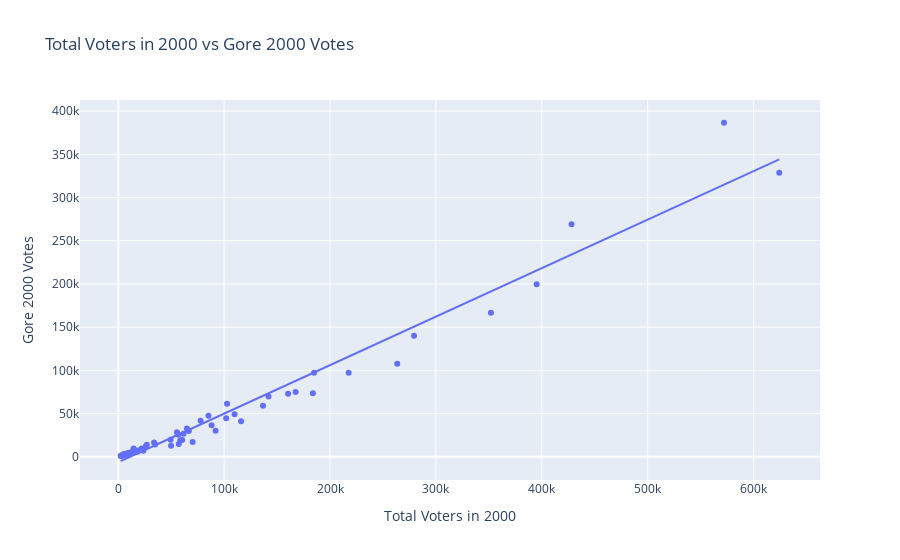

The notebook cell saved with this chart:
### Markdown cell above
**This graph/visualization shows a similar story as the previous graph, however, this graph compares the votes for Buchanan against the total votes in the 2000 election. Looking at this graph, we can see that Palm Beach is an outlier again. The number of people who voted for Buchanan is well above the general trendline for how many votes Buchanan should be getting compared to the total 2000 election votes.**

### Code cell
fig3 = px.scatter(df_2000,
                  x="total2000",
                  y="gore2000",
                  hover_name="county",
                  labels={
                      "total2000": "Total Voters in 2000",
                      "gore2000": "Gore 2000 Votes"
                  },
                  title="Total Voters in 2000 vs Gore 2000 Votes",
                  trendline="ols")

fig3.show()

### Figure 1 — Plotly figure (JSON) as saved in the notebook; plotly's stock layout.template omitted (floating-point values rounded to 4 significant figures)
{"data": [{"hovertemplate": "<b>%{hovertext}</b><br><br>Total Voters in 2000=%{x}<br>Gore 2000 Votes=%{y}<extra></extra>", "hovertext": ["ALACHUA", "BAKER", "BAY", "BRADFORD", "BREVARD", "BROWARD", "CALHOUN", "CHARLOTTE", "CITRUS", "CLAY", "COLLIER", "COLUMBIA", "DADE", "DE SOTO", "DIXIE", "DUVAL", "ESCAMBIA", "FLAGLER", "FRANKLIN", "GADSDEN", "GILCHRIST", "GLADES", "GULF", "HAMILTON", "HARDEE", "HENDRY", "HERNANDO", "HIGHLANDS", "HILLSBOROUGH", "HOLMES", "INDIAN RIVER", "JACKSON", "JEFFERSON", "LAFAYETTE", "LAKE", "LEE", "LEON", "LEVY", "LIBERTY", "MADISON", "MANATEE", "MARION", "MARTIN", "MONROE", "NASSAU", "OKALOOSA", "OKEECHOBEE", "ORANGE", "OSCEOLA", "PALM BEACH", "PASCO", "PINELLAS", "POLK", "PUTNAM", "ST. JOHNS", "ST. LUCIE", "SANTA ROSA", "SARASOTA", "SEMINOLE", "SUMTER", "SUWANNEE", "TAYLOR", "UNION", "VOLUSIA", "WAKULLA", "WALTON", "WASHINGTON"], "legendgroup": "", "marker": {"color": "#636efa", "symbol": "circle"}, "mode": "markers", "name": "", "orientation": "v", "showlegend": false, "type": "scatter", "x": [85235, 8072, 58486, 8597, 217616, 572108, 5077, 66648, 56817, 57141, 91916, 18396, 624272, 7758, 4630, 263468, 116013, 26994, 4592, 14478, 5359, 3328, 6042, 3921, 6197, 8096, 64907, 34808, 352000, 7248, 49469, 16184, 5609, 2489, 88180, 183826, 102740, 12639, 2358, 6121, 109849, 101954, 61663, 33794, 23674, 70264, 9798, 279364, 55434, 428098, 141935, 395180, 167503, 26023, 60403, 77797, 49897, 160451, 136672, 22120, 12333, 6761, 3767, 184924, 8525, 18146, 7904], "xaxis": "x", "y": [47300, 2392, 18850, 3072, 97318, 386518, 2155, 29641, 25501, 14630, 29905, 7047, 328702, 3322, 1825, 107680, 40958, 13891, 2042, 9565, 1910, 1420, 2389, 1718, 2341, 3239, 32644, 14152, 166581, 2154, 19769, 6868, 3038, 788, 36555, 73560, 61425, 5403, 1011, 3011, 49169, 44648, 26619, 16483, 6952, 16924, 4588, 140115, 28177, 268945, 69550, 199660, 74977, 12091, 19482, 41559, 12795, 72854, 58888, 9634, 4084, 2647, 1399, 97063, 3835, 5637, 2796], "yaxis": "y"}, {"hovertemplate": "<b>OLS trendline</b><br>gore2000 = 0.561287 * total2000 + -6287.15<br>R<sup>2</sup>=0.966713<br><br>Total Voters in 2000=%{x}<br>Gore 2000 Votes=%{y} <b>(trend)</b><extra></extra>", "legendgroup": "", "marker": {"color": "#636efa", "symbol": "circle"}, "mode": "lines", "name": "", "showlegend": false, "type": "scatter", "x": [2358, 2489, 3328, 3767, 3921, 4592, 4630, 5077, 5359, 5609, 6042, 6121, 6197, 6761, 7248, 7758, 7904, 8072, 8096, 8525, 8597, 9798, 12333, 12639, 14478, 16184, 18146, 18396, 22120, 23674, 26023, 26994, 33794, 34808, 49469, 49897, 55434, 56817, 57141, 58486, 60403, 61663, 64907, 66648, 70264, 77797, 85235, 88180, 91916, 101954, 102740, 109849, 116013, 136672, 141935, 160451, 167503, 183826, 184924, 217616, 263468, 279364, 352000, 395180, 428098, 572108, 624272], "xaxis": "x", "y": [-4964.0, -4890.0, -4419.0, -4173.0, -4086.0, -3710.0, -3688.0, -3438.0, -3279.0, -3139.0, -2896.0, -2852.0, -2809.0, -2492.0, -2219.0, -1933.0, -1851.0, -1756.0, -1743.0, -1502.0, -1462.0, -787.7, 635.2, 806.9, 1839.0, 2797.0, 3898.0, 4038.0, 6129.0, 7001.0, 8319.0, 8864.0, 12680.0, 13250.0, 21480.0, 21720.0, 24830.0, 25600.0, 25790.0, 26540.0, 27620.0, 28320.0, 30140.0, 31120.0, 33150.0, 37380.0, 41550.0, 43210.0, 45300.0, 50940.0, 51380.0, 55370.0, 58830.0, 70430.0, 73380.0, 83770.0, 87730.0, 96890.0, 97510.0, 115900.0, 141600.0, 150500.0, 191300.0, 215500.0, 234000.0, 314800.0, 344100.0], "yaxis": "y"}], "layout": {"legend": {"tracegroupgap": 0}, "title": {"text": "Total Voters in 2000 vs Gore 2000 Votes"}, "xaxis": {"anchor": "y", "domain": [0, 1], "title": {"text": "Total Voters in 2000"}}, "yaxis": {"anchor": "x", "domain": [0, 1], "title": {"text": "Gore 2000 Votes"}}}}
